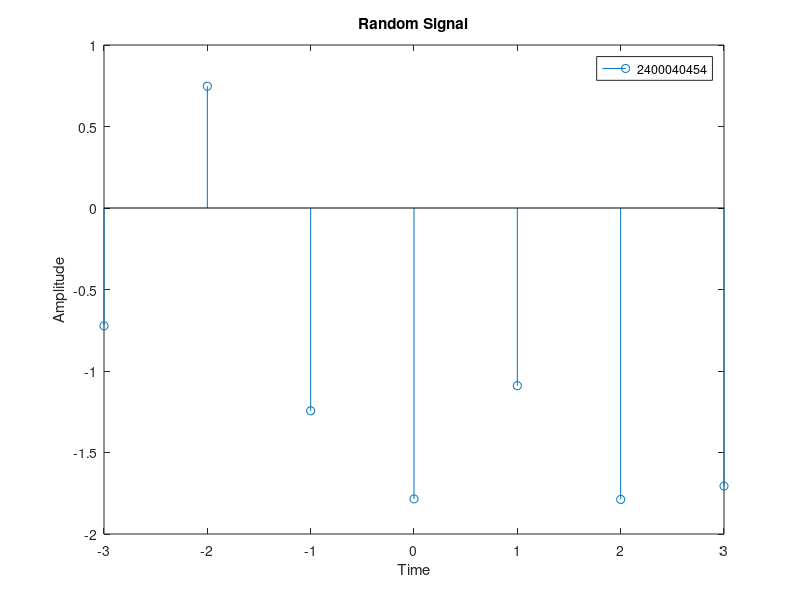

Recreate this plot in MATLAB.
clc;
clear all;
close all;
n = -3:1:3;
y = randn(size(n));
stem(n,y);
xlabel("Time");
ylabel("Amplitude");
title("Random Signal");
legend('2400040454');
